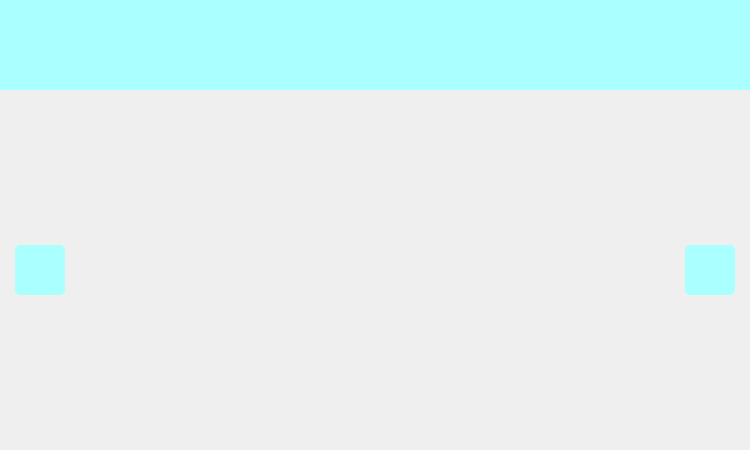
<?xml version="1.0" encoding="UTF-8"?>
<ui version="4.0">
 <class>Form</class>
 <widget class="QWidget" name="Form">
  <property name="geometry">
   <rect>
    <x>0</x>
    <y>0</y>
    <width>750</width>
    <height>450</height>
   </rect>
  </property>
  <property name="windowTitle">
   <string>Form</string>
  </property>
  <layout class="QVBoxLayout" name="verticalLayout" stretch="2,8">
   <property name="spacing">
    <number>0</number>
   </property>
   <property name="leftMargin">
    <number>0</number>
   </property>
   <property name="topMargin">
    <number>0</number>
   </property>
   <property name="rightMargin">
    <number>0</number>
   </property>
   <property name="bottomMargin">
    <number>0</number>
   </property>
   <item>
    <widget class="QWidget" name="widget" native="true">
     <property name="styleSheet">
      <string notr="true">background-color: rgb(170, 255, 255);</string>
     </property>
     <layout class="QHBoxLayout" name="horizontalLayout_2">
      <property name="spacing">
       <number>0</number>
      </property>
      <property name="leftMargin">
       <number>0</number>
      </property>
      <property name="topMargin">
       <number>0</number>
      </property>
      <property name="rightMargin">
       <number>0</number>
      </property>
      <property name="bottomMargin">
       <number>0</number>
      </property>
      <item>
       <spacer name="horizontalSpacer">
        <property name="orientation">
         <enum>Qt::Horizontal</enum>
        </property>
        <property name="sizeHint" stdset="0">
         <size>
          <width>22</width>
          <height>20</height>
         </size>
        </property>
       </spacer>
      </item>
      <item>
       <widget class="QLabel" name="guide_label">
        <property name="minimumSize">
         <size>
          <width>700</width>
          <height>0</height>
         </size>
        </property>
        <property name="styleSheet">
         <string notr="true">QLabel{
	font: 12pt &quot;微软雅黑&quot;;
}</string>
        </property>
        <property name="text">
         <string/>
        </property>
        <property name="wordWrap">
         <bool>true</bool>
        </property>
       </widget>
      </item>
      <item>
       <spacer name="horizontalSpacer_2">
        <property name="orientation">
         <enum>Qt::Horizontal</enum>
        </property>
        <property name="sizeHint" stdset="0">
         <size>
          <width>22</width>
          <height>20</height>
         </size>
        </property>
       </spacer>
      </item>
     </layout>
    </widget>
   </item>
   <item>
    <widget class="QWidget" name="widget_2" native="true">
     <property name="styleSheet">
      <string notr="true"/>
     </property>
     <layout class="QHBoxLayout" name="horizontalLayout">
      <property name="spacing">
       <number>10</number>
      </property>
      <property name="leftMargin">
       <number>15</number>
      </property>
      <property name="rightMargin">
       <number>15</number>
      </property>
      <item>
       <layout class="QVBoxLayout" name="verticalLayout_2">
        <item>
         <spacer name="verticalSpacer">
          <property name="orientation">
           <enum>Qt::Vertical</enum>
          </property>
          <property name="sizeHint" stdset="0">
           <size>
            <width>20</width>
            <height>40</height>
           </size>
          </property>
         </spacer>
        </item>
        <item>
         <widget class="QPushButton" name="pre_btn">
          <property name="minimumSize">
           <size>
            <width>50</width>
            <height>50</height>
           </size>
          </property>
          <property name="maximumSize">
           <size>
            <width>50</width>
            <height>50</height>
           </size>
          </property>
          <property name="styleSheet">
           <string notr="true">QPushButton{
	border-radius:5px;
	background-color: rgb(170, 255, 255);
	border-image: url(:/guide/images/pre.png);
}
QPushButton:hover {
	background-color:rgb(72,203,250);
}
QPushButton:pressed {
	background-color:rgb(85,85,255);
}</string>
          </property>
          <property name="text">
           <string/>
          </property>
         </widget>
        </item>
        <item>
         <spacer name="verticalSpacer_2">
          <property name="orientation">
           <enum>Qt::Vertical</enum>
          </property>
          <property name="sizeHint" stdset="0">
           <size>
            <width>20</width>
            <height>40</height>
           </size>
          </property>
         </spacer>
        </item>
       </layout>
      </item>
      <item>
       <widget class="QStackedWidget" name="guide_stackedWidget">
        <property name="currentIndex">
         <number>0</number>
        </property>
        <widget class="QWidget" name="page1">
         <property name="styleSheet">
          <string notr="true">QWidget{
	border-image: url(:/guide/images/login.png);
}</string>
         </property>
        </widget>
        <widget class="QWidget" name="page2">
         <property name="styleSheet">
          <string notr="true">QWidget{
	border-image: url(:/guide/images/register.png);
}</string>
         </property>
        </widget>
        <widget class="QWidget" name="page3">
         <property name="styleSheet">
          <string notr="true">QWidget{
	border-image: url(:/guide/images/mainwindow.png);
}</string>
         </property>
        </widget>
        <widget class="QWidget" name="page4">
         <property name="styleSheet">
          <string notr="true">QWidget{
	border-image: url(:/guide/images/script.png);
}</string>
         </property>
        </widget>
        <widget class="QWidget" name="page5">
         <property name="styleSheet">
          <string notr="true">QWidget{
	border-image: url(:/guide/images/tablepic.png);
}</string>
         </property>
        </widget>
        <widget class="QWidget" name="page6">
         <property name="styleSheet">
          <string notr="true">QWidget{
	border-image: url(:/guide/images/management.png);
}</string>
         </property>
        </widget>
        <widget class="QWidget" name="page7">
         <property name="styleSheet">
          <string notr="true">QWidget{
	border-image: url(:/guide/images/article.png);
}</string>
         </property>
        </widget>
        <widget class="QWidget" name="page8">
         <property name="styleSheet">
          <string notr="true">QWidget{
	border-image: url(:/guide/images/information.png);
}</string>
         </property>
        </widget>
        <widget class="QWidget" name="page9">
         <property name="styleSheet">
          <string notr="true">QWidget{
	border-image: url(:/guide/images/official.png);
}</string>
         </property>
        </widget>
        <widget class="QWidget" name="page10">
         <property name="styleSheet">
          <string notr="true">QWidget{
	border-image: url(:/guide/images/personcard.png);
}</string>
         </property>
        </widget>
        <widget class="QWidget" name="page11">
         <property name="styleSheet">
          <string notr="true">QWidget{
	border-image: url(:/guide/images/skinpic.png);
}</string>
         </property>
        </widget>
       </widget>
      </item>
      <item>
       <layout class="QVBoxLayout" name="verticalLayout_3">
        <item>
         <spacer name="verticalSpacer_3">
          <property name="orientation">
           <enum>Qt::Vertical</enum>
          </property>
          <property name="sizeHint" stdset="0">
           <size>
            <width>20</width>
            <height>40</height>
           </size>
          </property>
         </spacer>
        </item>
        <item>
         <widget class="QPushButton" name="next_btn">
          <property name="minimumSize">
           <size>
            <width>50</width>
            <height>50</height>
           </size>
          </property>
          <property name="maximumSize">
           <size>
            <width>50</width>
            <height>50</height>
           </size>
          </property>
          <property name="styleSheet">
           <string notr="true">QPushButton{
	border-radius:5px;
	background-color: rgb(170, 255, 255);
	border-image: url(:/guide/images/next.png);
}
QPushButton:hover {
	background-color:rgb(72,203,250);
}
QPushButton:pressed {
	background-color:rgb(85,85,255);
}</string>
          </property>
          <property name="text">
           <string/>
          </property>
         </widget>
        </item>
        <item>
         <spacer name="verticalSpacer_4">
          <property name="orientation">
           <enum>Qt::Vertical</enum>
          </property>
          <property name="sizeHint" stdset="0">
           <size>
            <width>20</width>
            <height>40</height>
           </size>
          </property>
         </spacer>
        </item>
       </layout>
      </item>
     </layout>
    </widget>
   </item>
  </layout>
 </widget>
 <resources>
  <include location="../my_images.qrc"/>
 </resources>
 <connections>
  <connection>
   <sender>pre_btn</sender>
   <signal>clicked()</signal>
   <receiver>Form</receiver>
   <slot>pre_btn_clicked()</slot>
   <hints>
    <hint type="sourcelabel">
     <x>33</x>
     <y>261</y>
    </hint>
    <hint type="destinationlabel">
     <x>-2</x>
     <y>239</y>
    </hint>
   </hints>
  </connection>
  <connection>
   <sender>next_btn</sender>
   <signal>clicked()</signal>
   <receiver>Form</receiver>
   <slot>next_btn_clicked()</slot>
   <hints>
    <hint type="sourcelabel">
     <x>728</x>
     <y>273</y>
    </hint>
    <hint type="destinationlabel">
     <x>758</x>
     <y>272</y>
    </hint>
   </hints>
  </connection>
  <connection>
   <sender>guide_stackedWidget</sender>
   <signal>currentChanged(int)</signal>
   <receiver>Form</receiver>
   <slot>page_change()</slot>
   <hints>
    <hint type="sourcelabel">
     <x>600</x>
     <y>134</y>
    </hint>
    <hint type="destinationlabel">
     <x>750</x>
     <y>126</y>
    </hint>
   </hints>
  </connection>
 </connections>
 <slots>
  <slot>pre_btn_clicked()</slot>
  <slot>next_btn_clicked()</slot>
  <slot>page_change()</slot>
 </slots>
</ui>
